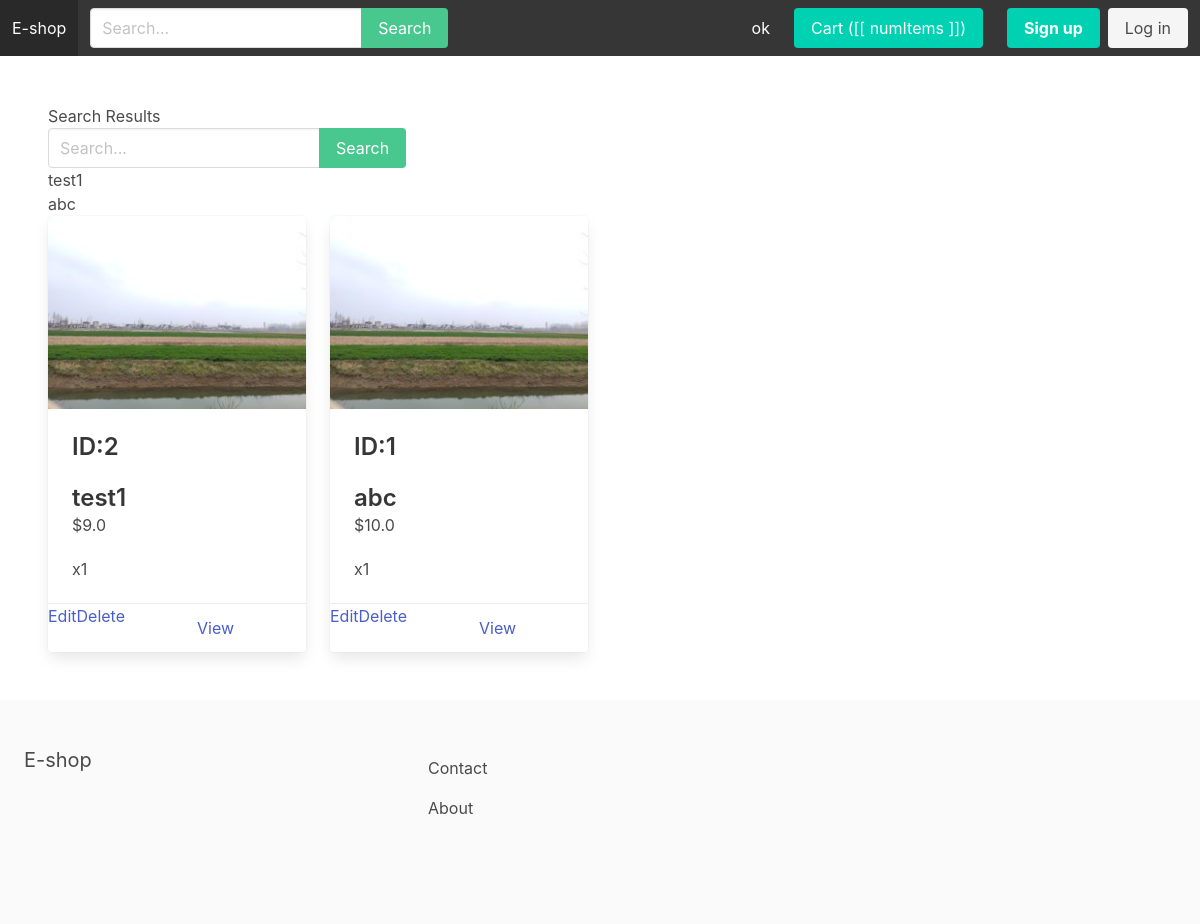
Page /search_manage/ on the earlier database version.
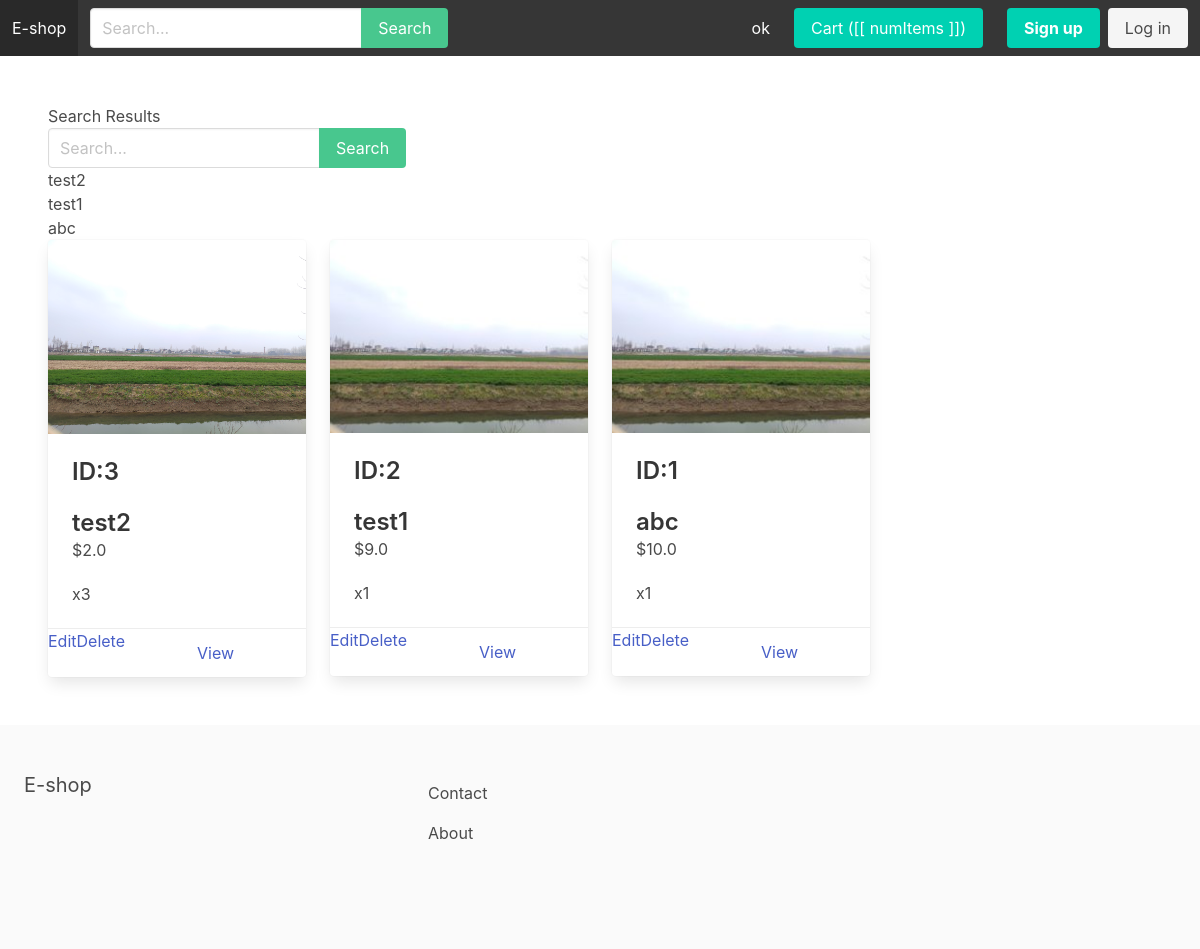
Same page on the later database version.
### apps/store/models.py (models this page shows, shortened)
class Category(models.Model):
    title = models.CharField(max_length=255)
    slug = models.SlugField(max_length=255)
    ordering = models.IntegerField(default=0)
    is_featured = models.BooleanField(default=False)
    class Meta:
        verbose_name_plural = 'Categories'
        ordering = ('ordering',)

class Product(models.Model):
    category = models.ForeignKey(Category, related_name='products', on_delete=models.CASCADE)
    title = models.CharField(max_length=255)
    slug = models.SlugField(max_length=255)
    description = models.TextField(blank=True, null=True)
    price = models.FloatField()
    is_featured = models.BooleanField(default=False)
    num_available = models.IntegerField(default=1)
    num_visits = models.IntegerField(default=0)
    last_visit = models.DateTimeField(blank=True, null=True)
    image = models.ImageField(upload_to='uploads/', blank=True, null=True)
    thumbnail = models.ImageField(upload_to='uploads/', blank=True, null=True)
    date_added = models.DateTimeField(auto_now_add=True)
    class Meta:
        ordering = ('-date_added',)
    """def save(self, *args, **kwargs):
        self.thumbnail = self.make_thumbnail(self.image)

        super().save(*args, **kwargs)"""
    def get_thumbnail(self):
        if self.thumbnail:
            return self.thumbnail.url

### apps/store/views.py (the view)
# urls.py: path('search_manage/', search_Manage, name='searchManage'),
def search_Manage(request):
    query = request.GET.get('query')  # 获取搜索关键词
    if query:
     results = Product.objects.filter(Q(title__icontains=query) | Q(id__icontains=query))
    else:
        results = Product.objects.all()  # 如果没有搜索关键词，返回所有对象
    products = results  # 将results赋值给products变量
    return render(request, 'search_manage.html', {'results': results, 'query': query, 'products': products})

### apps/cart/cart.py (called while the page is built)
    def __iter__(self):
        product_ids = self.cart.keys()
        product_clean_ids = []
        for p in product_ids:
            product_clean_ids.append(p)
            self.cart[str(p)]['product'] = Product.objects.get(pk=p)
        for item in self.cart.values():
            item['total_price'] = float(item['price']) * int(item['quantity'])
            yield item

    def get_total_length(self):
        return sum(int(item['quantity']) for item in self.cart.values())

    def get_total_cost(self):
        return sum(float(item['total_price']) for item in self)

### apps/cart/context_processors.py (called while the page is built)
def cart(request):
    return {'cart': Cart(request)}

### apps/store/context_processors.py (called while the page is built)
def menu_categories(request):
    categories = Category.objects.all()
    return {'menu_categories': categories}

### apps/store/templates/search_manage.html (shortened to what this page needs)
{% extends 'base.html' %}
{% block content %}
<h1>Search Results</h1>
<form method="get" action="{% url 'searchManage' %}">
    <div class="field has-addons">
         <div class="control">
            <input type="text" class="input" placeholder="Search..." name="query">
        </div>
        <div class="control">
            <button class="button is-success">Search</button>
        </div>
    </div>
</form>
{% if results %}
    <ul>
        {% for product in results %}
            <li>{{ product.title }}</li>
        {% empty %}
            <li>No results found.</li>
        {% endfor %}
    </ul>
{% else %}
    <p>No results found.</p>
{% endif %}
{% with products as list_products %}
        {% include 'parts/product_manage_list.html' %}
{% endwith %}
{% endblock %}

### apps/core/templates/base.html (shortened to what this page needs)
{% load static %}
<!DOCTYPE html>
<html>
	<head>
		<link rel="stylesheet" href="https://cdn.jsdelivr.net/npm/bulma@0.9.0/css/bulma.min.css">
		<link rel="stylesheet" href="{% static 'main.css' %}">
	</head>
	<body>
		<nav class="navbar is-dark" id="navbarapp">
			<div class="navbar-brand">
				<a class="navbar-item" href="{% url 'frontpage' %}">E-shop</a>
			</div>
			<div id="main-navbar" class="navbar-menu" :class="{ 'is-active': menuClass }">
				<div class="navbar-start">
					<div class="navbar-item">
						<form method="get" action="{% url 'search' %}">
							<div class="field has-addons">
								<div class="control">
									<input type="text" class="input" placeholder="Search..." name="query">
								</div>
								<div class="control">
									<button class="button is-success">Search</button>
								</div>
							</div>
						</form>
					</div>
				</div>
				<div class="navbar-end">
					{% for category in menu_categories %}
						{% if not category.children.all %}
                        	<a href="{% url 'category_detail' category.slug %}" class="navbar-item">{{ category.title }}</a>
						{% endif %}
					{% endfor %}
					<div class="navbar-item">
						<a href="{% url 'cart' %}" class="button is-primary">Cart ([[ numItems ]])</a>
					</div>
					{% if request.user.is_authenticated %}
						<div class="navbar-item">
							<a href="{% url 'myaccount' %}" class="button is-light">My account</a>
						</div>
					{% else %}
						<div class="navbar-item">
							<div class="buttons">
								<a href="{% url 'signup' %}" class="button is-primary"><strong>Sign up</strong></a>
								<a href="{% url 'login' %}" class="button is-light">Log in</a>
							</div>
						</div>
					{% endif %}
				</div>
			</div>
		</nav>
		<section class="section">
			{% block content %}
            {% endblock %}
		</section>
		<footer class="footer">
			<div class="columns">
				<div class="column is-4">
					<h2 class="subtitle">E-shop</h2>
				</div>
				<div class="column is-8">
					<a href="{% url 'contact' %}" class="navbar-item">Contact</a>
					<a href="{% url 'about' %}" class="navbar-item">About</a>
				</div>
			</div>
		</footer>
	</body>
</html>

### apps/store/templates/parts/product_manage_list.html
<div class="columns is-multiline">
        {% for p in list_products %}
            <div class="column is-3">
                <div class="card">
                    <div class="card-image">
                        <figure class="image">
                            <img src="{{ p.get_thumbnail }}">
                        </figure>
                    </div>
                    <div class="card-content">
                        <div class="media">
                            <div class="media-content">
                                <p class="title is-4">ID:{{ p.id }}</p>
                                <p class="title is-4">{{ p.title }}</p>
                                <p class="subtitle is-6">${{ p.price }}</p>
                                <p class="subtitle is-6">x{{ p.num_available }}</p>
                            </div>
                        </div>
                    </div>
                    <footer class="card-footer">
                        <a href="{% url 'editProduct' p.pk %}" class="edit-button">Edit </a>
                        <a href="{% url 'deleteProduct' p.pk %}" class="edit-button"> Delete </a>
                        <a href="{% url 'product_detail' p.category.slug p.slug %}" class="card-footer-item">View</a>
                    </footer>
                </div>
            </div>
        {% endfor %}
    </div>

Differences in the rows shown:
added Product: title "test2", get_thumbnail (picture), id "3", price "2.0", num_available "3"
